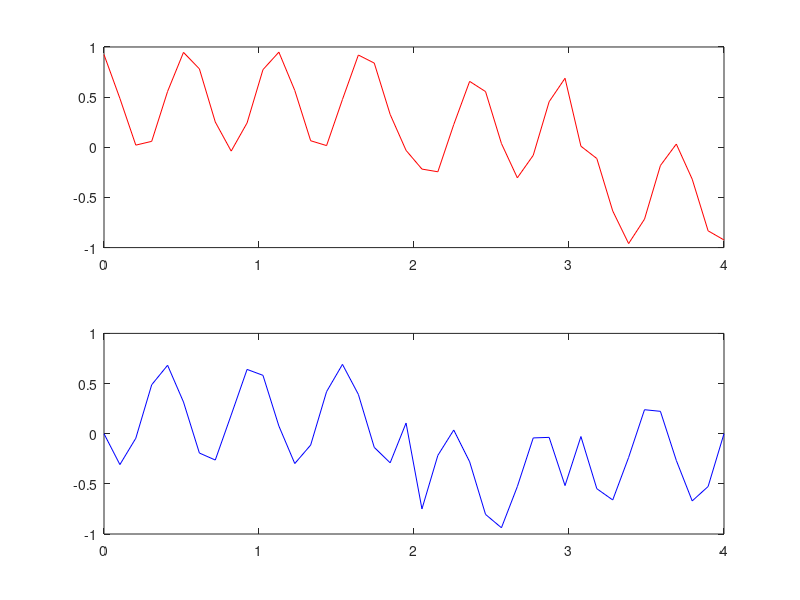

The MATLAB source for this figure: (Note: this script raises an error after producing the figure.)

nbits = 4;
bits = randi([0 15], 1, nbits) 
modbits = pskmod(bits, 16);
figure(1);
plot(modbits, 'rx')
axis([-4,4 ,-4,4]);% bpsk has order 2

t = linspace(0, nbits, 10*nbits); %11 bits per symbol
f = 4; 
fc = 100;
txbits = repelem(modbits, 10); %11 bits per sample
txi= real(txbits).* cos(2*pi*f*t)

txq = imag(txbits) .* sin(2*pi*f*t)
plot(t, txi, '.-')
txOTA= txi+txq;
plot(t, txOTA, '.-r')
rx = txOTA;rxI = rx .* cos(2*pi*f*t);
rxQ = rx .* sin(2*pi*f*t);subplot(2,1,1)
plot (t, rxI, 'r');
subplot(2,1,2);
plot(t, rxQ, 'b');rxIQ = intdump(rxI, 10) + 1i*intdump(rxQ, 10);
pskdemod(rxIQ, 16);